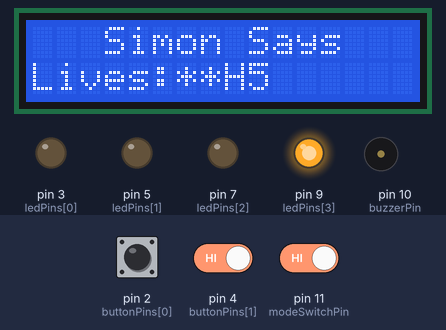
A sketch run on a simulated Arduino Uno, built with avr-gcc and run on an emulated ATmega328P. Shown: 16×2 character LCD, output pins drawn as LEDs (lit = HIGH), buzzer (waves = sounding). Dashed ring = blinking. The inputs (shaded band) are chosen by the test bench; at power-on: pin 4 (buttonPins[1]) HIGH, pin 11 (modeSwitchPin) HIGH, pin 2 (buttonPins[0]) HIGH. Random numbers use the default seed unless the sketch sets one.

Above: at 1.2 s.
1.3 s: pin 4 (buttonPins[1]) driven LOW and pin 11 (modeSwitchPin) driven LOW
At 4.0 s:
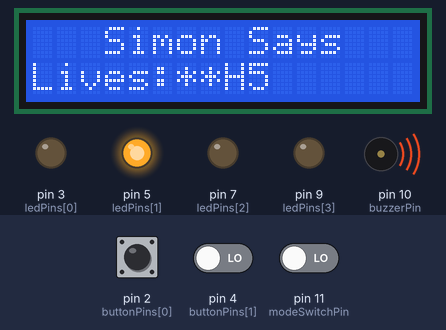
4.1 s: pin 11 (modeSwitchPin) driven HIGH
At 5.86 s:
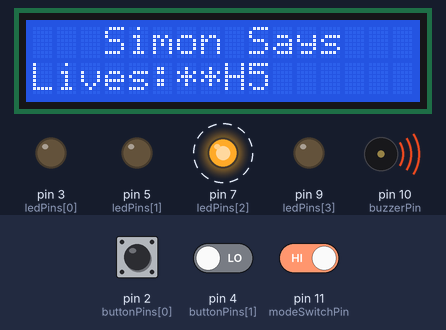
7.1 s: pin 11 (modeSwitchPin) driven LOW
At 9.26 s:
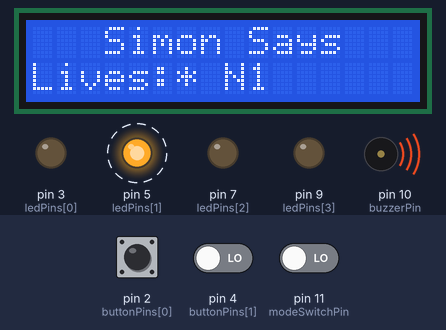
10.1 s: pin 11 (modeSwitchPin) driven HIGH
At 11.13 s:
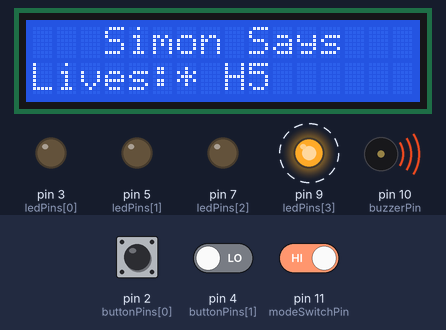
12.7 s: pin 11 (modeSwitchPin) driven LOW
15.7 s: pin 2 (buttonPins[0]) pulled LOW for 3.2 s
At 21.2 s:
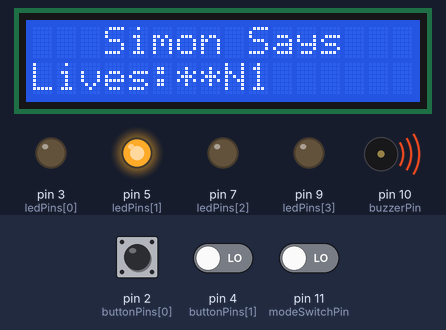
Timing chart, 0 to 21.4 s (numbered marks = the images above; inputs shaded):
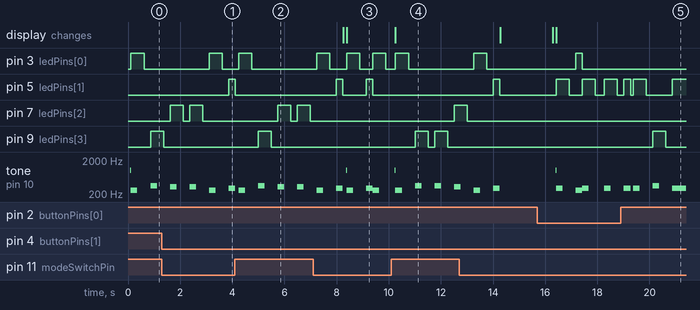

The sketch:

simon_says_0_1_0.ino
```cpp
#include <Wire.h>
#include <hd44780.h>
#include <hd44780ioClass/hd44780_I2Cexp.h>

// Initialize the LCD
hd44780_I2Cexp lcd;

const int buzzerPin = 10; // Buzzer connected to digital pin 10
const int ledPins[] = {3, 5, 7, 9}; // Pins for Yellow, Blue, White, Green LEDs
const int buttonPins[] = {2, 4, 6, 8}; // Corresponding button pins
const int tones[] = {262, 294, 330, 349}; // Frequencies for C4, D4, E4, F4

const int modeSwitchPin = 11; // SPDT switch connected to digital pin 11
int gameMode = -1; // Initial state to force update
int lives = 3; // Start with 3 lives
int lastModeState = -1; // Last state of the game mode switch
int sequenceLength = 1; // Initial sequence length
int sequenceSpeed = 1000; // Initial speed in milliseconds
int currentSequence[10]; // Array to store the current sequence
int userInputIndex = 0; // Index for user inputs

void setup() {
  pinMode(modeSwitchPin, INPUT_PULLUP);
  pinMode(buzzerPin, OUTPUT);
  for (int i = 0; i < 4; i++) {
    pinMode(ledPins[i], OUTPUT);
    pinMode(buttonPins[i], INPUT_PULLUP); // Using internal pull-up resistors
  }
  lcd.begin(16, 2);
  randomSeed(analogRead(0)); // Initialize random seed
  updateDisplay();
}

void loop() {
  int switchState = digitalRead(modeSwitchPin);

  if (switchState != lastModeState) {
    lastModeState = switchState;
    gameMode = (switchState == LOW) ? 0 : 1;
    tone(buzzerPin, 1000, 200); // Play a chime
    adjustGameSettings();
    updateDisplay();
    generateSequence();
  }

  if (gameMode != -1) {
    playSequence();
    readPlayerInput();
  }

  delay(100); // Add a small delay to reduce CPU load
}

void generateSequence() {
  for (int i = 0; i < sequenceLength; i++) {
    currentSequence[i] = random(0, 4); // Generate a random index for LEDs
  }
}

void playSequence() {
  for (int i = 0; i < sequenceLength; i++) {
    digitalWrite(ledPins[currentSequence[i]], HIGH);
    tone(buzzerPin, tones[currentSequence[i]], 250);
    delay(250 + 250); // On time + Off time
    digitalWrite(ledPins[currentSequence[i]], LOW);
    noTone(buzzerPin);
    delay(250); // Time between signals
  }
}

void readPlayerInput() {
  for (int i = 0; i < sequenceLength; i++) {
    bool inputReceived = false;
    while (!inputReceived) {
      for (int j = 0; j < 4; j++) {
        if (digitalRead(buttonPins[j]) == LOW) { // Button press detected
          inputReceived = true;
          digitalWrite(ledPins[j], HIGH);
          tone(buzzerPin, tones[j], 250);
          delay(250);
          digitalWrite(ledPins[j], LOW);
          noTone(buzzerPin);
          if (j != currentSequence[i]) {
            // Incorrect input
            handleMistake();
            return;
          }
          break;
        }
      }
    }
  }
  // If completed successfully
  sequenceLength = min(sequenceLength + 1, 10); // Increase sequence length, cap at 10
}

void handleMistake() {
  if (gameMode == 0) { // Normal mode
    // Show correct sequence and repeat
    playSequence();
  } else { // Hard mode
    lives--;
    if (lives <= 0) {
      gameOver();
      return;
    }
    updateDisplay();
  }
}

void gameOver() {
  lcd.clear();
  lcd.setCursor(4, 0);
  lcd.print("Game Over");
  delay(2000);
  resetGame();
}

void resetGame() {
  lives = 3;
  sequenceLength = 1;
  updateDisplay();
  generateSequence();
}

void adjustGameSettings() {
  if (gameMode == 0) {
    sequenceLength = 1;
    sequenceSpeed = 1000;
  } else {
    sequenceLength = 5;
    sequenceSpeed = 500;
  }
}

void updateDisplay() {
  lcd.clear();
  lcd.setCursor(3, 0);
  lcd.print("Simon Says");

  lcd.setCursor(0, 1);
  lcd.print("Lives:");
  for (int i = 0; i < lives; i++) {
    lcd.print('*');
  }

  lcd.setCursor(8, 1);
  lcd.print((gameMode == 0 ? "N" : "H") + String(sequenceLength));
}
```

Measured:
- after the input at 1.3 s, pin 5 (ledPins[1]): LOW → HIGH after 2.6 s
- after the input at 4.1 s, pin 7 (ledPins[2]): alternates HIGH for 0.50 s and LOW for 0.25 s, starting after 1.6 s; pin 9 (ledPins[3]): LOW → HIGH after 0.89 s, → LOW 0.50 s later
- after the input at 10.1 s, pin 7 (ledPins[2]): LOW → HIGH after 2.4 s; pin 9 (ledPins[3]): alternates HIGH for 0.50 s and LOW for 0.25 s, starting after 0.91 s; the display: changes after 0.16 s (image 4)
- after the input at 15.7 s, pin 3 (ledPins[0]): LOW → HIGH after 1.5 s, → LOW 0.25 s later
- by itself, pin 7 (ledPins[2]): alternates HIGH for 0.50 s and LOW for 0.25 s, 4 changes in all, then stays LOW
- by itself, tone on pin 10 (buzzerPin): plays 1000 Hz for 0.03 s, 294 Hz for 0.25 s, 262 Hz for 0.25 s, 294 Hz for 0.25 s, 294 Hz for 0.25 s, 294 Hz for 0.25 s … (9 notes in this stretch)
